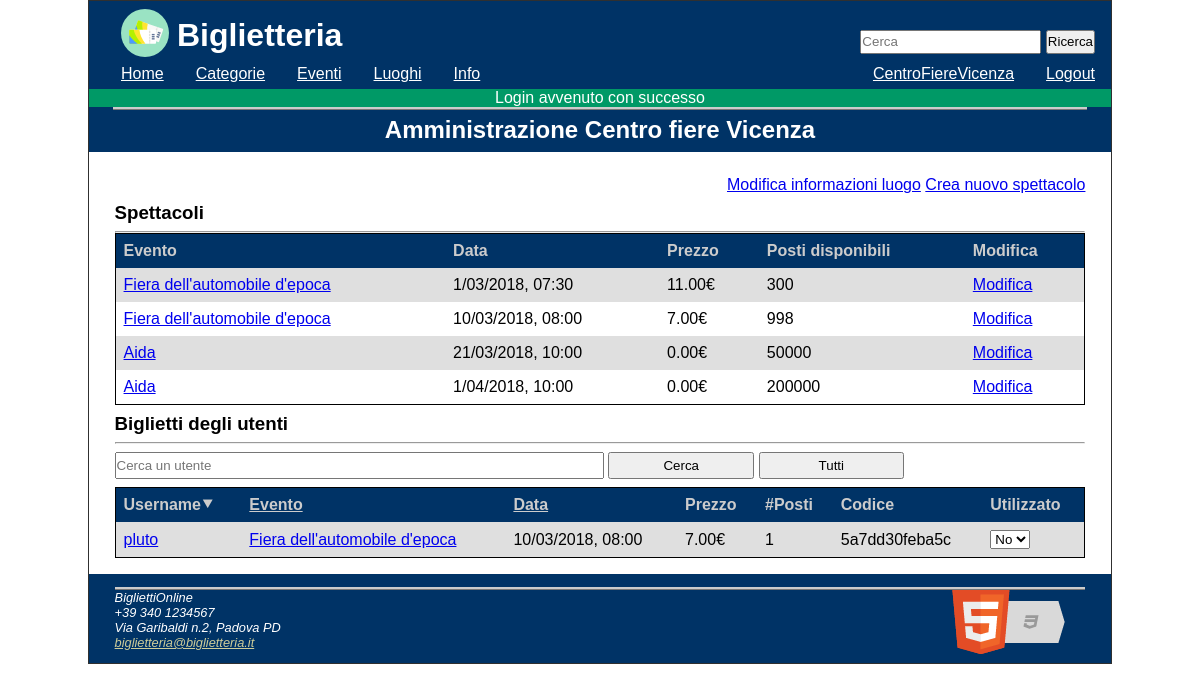
/altri_progetti/Progetto Feiv/public_html/pannello_amministrazione_luogo.php?luogo_id=5&ord=u (signed in), run on the app's committed database.
### tables this page shows
CREATE TABLE `luoghi` (
  `id` int(11) NOT NULL,
  `nome` char(50) NOT NULL,
  `indirizzo` longtext,
  `telefono` char(40) DEFAULT NULL
);

CREATE TABLE `spettacoli` (
  `id` int(11) NOT NULL,
  `evento_id` int(11) NOT NULL DEFAULT '0',
  `luogo_id` int(11) NOT NULL DEFAULT '0',
  `data_ora` datetime NOT NULL,
  `posti_disponibili` bigint(20) NOT NULL DEFAULT '0',
  `prezzo` decimal(7,2) NOT NULL DEFAULT '0.00'
);

CREATE TABLE `eventi` (
  `id` int(11) NOT NULL,
  `categoria_id` int(11) NOT NULL,
  `nome` char(50) NOT NULL DEFAULT '0',
  `descrizione` longtext,
  `durata` time DEFAULT '00:00:00'
);

CREATE TABLE `biglietti` (
  `id` int(11) NOT NULL,
  `utente_id` int(11) NOT NULL DEFAULT '0',
  `spettacolo_id` int(11) NOT NULL DEFAULT '0',
  `codice` char(13) NOT NULL,
  `posti` int(10) UNSIGNED NOT NULL DEFAULT '1',
  `utilizzato` enum('si','no') NOT NULL DEFAULT 'no'
);

CREATE TABLE `utenti` (
  `id` int(11) NOT NULL,
  `username` char(50) NOT NULL,
  `luogo_id` int(11) DEFAULT NULL,
  `pass` char(50) NOT NULL,
  `nome` char(50) NOT NULL,
  `cognome` char(50) NOT NULL,
  `email` char(50) NOT NULL,
  `tipo` enum('U','O','A','L') NOT NULL DEFAULT 'U'
);

### altri_progetti/Progetto Feiv/public_html/pannello_amministrazione_luogo.php (the view, shortened to what this page needs)
<!DOCTYPE html>
<?php
require_once 'php/config.php';
require_once 'php/printTemplate.php';
$luogo = select("SELECT * FROM luoghi WHERE id=$luogo_id");
if (count($luogo) == 0) {
    message('Luogo non presente nel sistema', 2);
    redirect('home.php');
    die();
} else {
    $luogo = $luogo[0];
}
?>
<html lang="it" >
<head>
  <?=printHead('Amministra luogo');?>
</head>
<body>
  <header>
    <?=printHeader();?>
  </header>
  <nav id="nav" class="Off">
    <?=printNavBar();?>
  </nav>
  <?php echo consumeMessage(); ?>
  <div id="corpo" onclick="menuOff()">
  <div class="title"><h2>Amministrazione <?=$luogo['nome']?></h2></div>
  <div class="content">
    <div class="linkDestra">
        <a <?php echo "title=\"Modifica le informazioni del luogo ".get_nome_luogo($luogo_id)."\""; ?> href="luogo_mod.php?id_mod=<?=$luogo_id?>">Modifica informazioni luogo</a>
        <a title="Crea un nuovo spettacolo" href="spettacolo_crea.php">Crea nuovo spettacolo</a>
    </div>
        <h3>Spettacoli</h3><hr>
            <?php
$sql = "SELECT spettacoli.data_ora,spettacoli.prezzo,spettacoli.id,eventi.nome,eventi.id as idevento,spettacoli.posti_disponibili
                FROM spettacoli
                JOIN eventi ON spettacoli.evento_id=eventi.id
                WHERE spettacoli.luogo_id=$luogo_id
                ORDER BY spettacoli.data_ora";
                $spettacoli = select($sql);
            ?>
            <div class="tableResponsive"> <table title="<?php echo "La tabella contiene tutti gli spettacoli in programma presso ".get_nome_luogo($luogo_id)."\""?> aria-label="<?php echo "Tabella contenente gli spettacoli in programma presso ".get_nome_luogo($luogo_id)."\"" ?>   >
            <thead>
                <tr>
                    <th scope="col" >Evento</th>
                    <th scope="col" >Data</th>
                    <th scope="col" >Prezzo</th>
                    <th scope="col" >Posti disponibili</th>
                    <th scope="col" >Modifica</th>
                </tr>
                </thead>
                <tbody>
                <?php
foreach ($spettacoli as $s) {
    echo "<tr>";
    echo "<td><a title=\"Vai all'evento " . $s['nome'] . "\" href='evento_scheda.php?evt_id=" . $s['idevento'] . "'>" . $s['nome'];
    echo "</a></td>";
    echo "<td>" . format_data_ora($s['data_ora']);
    echo "</td>";
    echo "<td>" . $s['prezzo'] . "&euro;";
    echo "</td>";
    echo "<td>" . $s['posti_disponibili'] . "</td>";
    echo "<td>";
    echo "<div class='text-center'><a title=\"Modifica l'evento " . $s['nome'] . "\" href=\"spettacolo_mod.php?id_mod=" . $s['id'] . "\">Modifica</a></div>";
    echo "</td>";
    echo "</tr>";
}
?>
                </tbody>
            </table> </div>
        <h3>Biglietti degli utenti</h3><hr>
        <?=filter_form($filter, 'Cerca un utente')?>
        <div class="tableResponsive">
        <table aria-label=<?php echo "\"Tabella contenente i dettagli dei biglietti prenotati per spettacoli in programma presso ".get_nome_luogo($luogo_id)."\"" ?> >
        <thead>
            <tr>
                <th scope="col" >
                    <?php print_ordinable_th('Username', $ord, 'u', 'username')?></th>
                <th scope="col" >
                    <?php print_ordinable_th('Evento', $ord, 'e', 'evento')?></th>
                <th scope="col" >
                    <?php print_ordinable_th('Data', $ord, 'd', 'data')?></th>
                <th scope="col" >Prezzo</th>
                <th scope="col" >&#35;Posti</th>
                <th scope="col" >Codice</th>
                <th scope="col" >Utilizzato</th>
            </tr>
            </thead>
            <tbody>
            <?php
$sql = "SELECT *,biglietti.id AS idbiglietto, biglietti.posti AS posti
                FROM (biglietti JOIN utenti ON biglietti.utente_id=utenti.id)
                JOIN spettacoli ON  biglietti.spettacolo_id=spettacoli.id
                JOIN eventi ON spettacoli.evento_id=eventi.id
                JOIN luoghi ON spettacoli.luogo_id=luoghi.id
                WHERE luoghi.id=$luogo_id";
$sql .= " ORDER BY biglietti.utilizzato DESC, ";
if ($ord != null) {
    switch ($ord) {
        case 'u':$sql .= " utenti.username";
            break;
    }
} else {
    $sql .= "  spettacoli.data_ora";
}
$biglietti=select($sql);
foreach($biglietti as $b){
    echo "<tr>";
        echo "<td><a title=\"Vai all'utente ".get_nome_utente($b['utente_id'])."\" href='utente_scheda.php?id_u=".$b['utente_id']."'>".get_nome_utente($b['utente_id']);
        echo "</a></td>";
        $e=get_evento_from_spettacolo($b['spettacolo_id']);
        echo "<td><a title=\"Vai all'evento ".$e['nome']."\" href='evento_scheda.php?evt_id=".$e['id']."'>".$e['nome'];
        echo "</a></td>";
        echo "<td>".format_data_ora($b['data_ora']);
        echo "</td>";
        echo "<td>".format_costo($b['prezzo']*$b['posti'])."&euro;";
        echo "</td>";
        echo "<td>".$b['posti'];
        echo "</td>";
        echo "<td>".$b['codice'];
        echo "</td>";
        echo "<td>";
        echo "<select aria-label=\"Biglietto di utente ".get_nome_utente($b['utente_id'])." per evento ".$e['nome']." in data ".format_data_ora($b['data_ora'])." con codice ".$b['codice']." è stato utilizzato?"."\"
          onchange=\"ajax('biglietto_modifica_stato_r.php?stato='+this.options[this.selectedIndex].value+'&idbiglietto='+".$b['idbiglietto']."+'&idluogo='+".$luogo_id.",'messaggioAjax')\">";
            echo "<option ";
            if($b['utilizzato']=='no') echo " selected ";
            echo">No</option>";
        echo "</select>";
    echo "</tr>";
}
            ?>
            </tbody>
        </table> </div>
        </div>
  </div>
  <footer>
    <?=printFooter();?>
  </footer>
</body>
</html>

### altri_progetti/Progetto Feiv/public_html/css/screen.css (style rules this page uses)
* { padding: 0; margin: 0; }
header { background-color: #003366; color: #ffffff; width:100%; height: 4em; }
nav { background-color: #003366; color: #ffffff; width:100%; height: 1.5em; }
html, body { max-width: 1024px; margin: auto; font-family: Verdana,Arial,Helvetica,sans-serif; font-size:100%; }
body { border: 1px solid #303030; }
a:link { color: #0000EE; }
.tableResponsive { overflow-x: auto; }
table { width: 100%; background-color: #dfdfdf; border: solid 1px #000000; border-collapse: collapse; }
thead { background-color: #003366; color: #cccccc; text-align: left; }
tr:nth-child(even) { background-color: #eeeeee; }
tr:nth-child(even) { background-color: #ffffff; }
th, td { padding: 0.5em; }
td { vertical-align: bottom; }
.title { background-color: #003366; padding-bottom: 0.5em; }
.title h1, .title h2, .title h3 { color: #ffffff; padding-top: 6px; text-align: center; border-top: 3px ridge #CCCCCC; margin-left: 1em; margin-right: 1em; }
.content { width: 95%; margin: auto; display: block; padding-bottom: 1em; padding-top: 1em; }
.content h2, h3, h4, h5, h6 { margin-top: 0.4em; margin-bottom: 0.4em; }
.linkDestra { width: 100%; margin-bottom: 0.5em; margin-top: 0.5em; text-align: right; }
#corpo { background-color: #ffffff; }
footer { background-color: #003366; color: #ffffff; font-size: 0.8em; padding: 1em; }

### altri_progetti/Progetto Feiv/public_html/css/mobile.css (style rules this page uses)
* { padding: 0; margin: 0; }
header { background-color: #003366; color: #ffffff; width:100%; position: fixed; top: 0; height: 4em; min-width: 375px; padding-bottom: 2em; }
nav { background-color: #003366; border : 0.1em solid; border-color: #000000; color: #ffffff; position: fixed; top: 3.5em; padding-bottom: 18em; width: 50%; margin-left: 50%; min-width: 14em; z-index: 10; }
.Off { display: none; }
html, body { max-width: 1024px; min-width: 375px; margin: auto; font-family: Verdana,Arial,Helvetica,sans-serif; font-size:100%; }
body { border: 1px solid #303030; padding-top: 3.9em; }
a:link { color: #0000EE; }
.tableResponsive { overflow-x: auto; }
table { width: 100%; background-color: #dfdfdf; border: solid 1px #000000; border-collapse: collapse; }
thead { background-color: #003366; color: #cccccc; text-align: left; }
tr:nth-child(even) { background-color: #dfdfdf; }
tr:nth-child(even) { background-color: #ffffff; }
th, td { padding: 0.5em; }
td { vertical-align: bottom; }
.title { background-color: #003366; padding-top: 0.1em; padding-bottom: 0.5em; margin-top: 2em; }
.title h1, .title h2, .title h3 { color: #ffffff; padding-top: 6px; text-align: center; border-top: 3px ridge #CCCCCC; margin-left: 1em; margin-right: 1em; }
.content { width: 95%; margin: auto; display: block; padding-bottom: 1em; padding-top: 1em; }
.content h2, h3, h4, h5, h6 { margin-top: 0.4em; margin-bottom: 0.4em; }
.linkDestra { width: 100%; margin-bottom: 0.5em; margin-top: 0.5em; text-align: right; }
#corpo { background-color: #ffffff; }
footer { background-color: #003366; color: #ffffff; font-size: 0.8em; padding: 1em; }

### altri_progetti/Progetto Feiv/public_html/css/print.css (style rules this page uses)
* { background-color: transparent; color:#000000; }
header, nav, input { display: none }

### data on the page
luoghi: nome "Centro fiere Vicenza"
spettacoli: evento.nome "Fiera dell'automobile d'epoca", data_ora "1/03/2018, 07:30", prezzo "11.00", posti_disponibili "300"
spettacoli: evento.nome "Fiera dell'automobile d'epoca", data_ora "10/03/2018, 08:00", prezzo "7.00", posti_disponibili "998"
spettacoli: evento.nome "Aida", data_ora "21/03/2018, 10:00", prezzo "0.00", posti_disponibili "50000"
spettacoli: evento.nome "Aida", data_ora "1/04/2018, 10:00", prezzo "0.00", posti_disponibili "200000"
biglietti: utente.username "pluto", eventi.nome "Fiera dell'automobile d'epoca", spettacolo.data_ora "10/03/2018, 08:00", format_costo($b['prezzo']*$b['posti']) "7.00", posti "1", codice "5a7dd30feba5c", utilizzato+utente+spettacolo "No"

### other printed values
$_SESSION['user_username'] "CentroFiereVicenza"
$_SESSION['message'] "Login avvenuto con successo"
$thtext "Username Evento Data"
